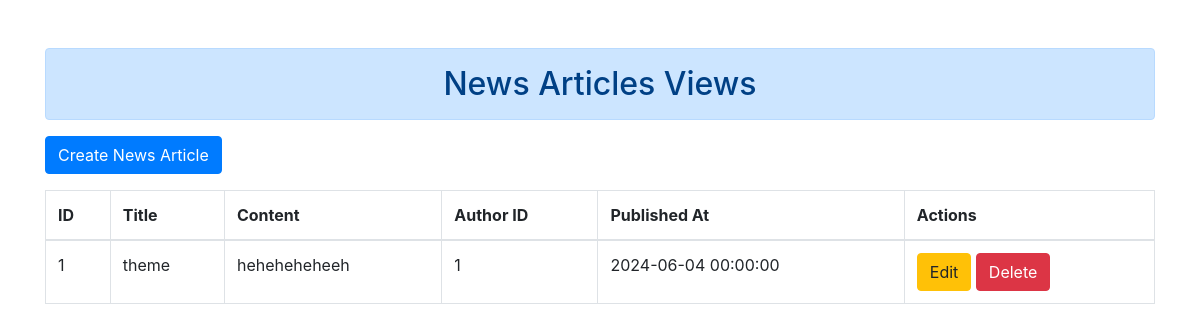
The app's page /newsArticle/dashIndex.php, older data.
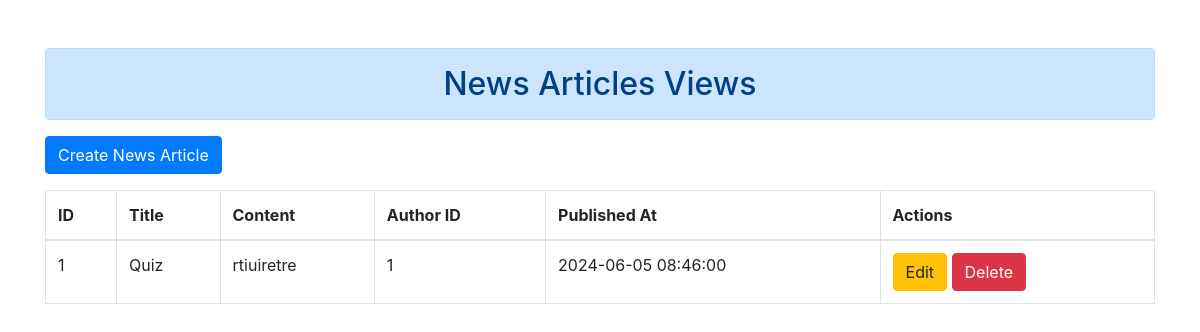
The same page, newer data.
### tables this page shows
CREATE TABLE `news` (
  `news_id` int(11) NOT NULL,
  `title` varchar(100) NOT NULL,
  `content` text DEFAULT NULL,
  `author_id` int(11) DEFAULT NULL,
  `published_at` datetime DEFAULT NULL
);

### newsArticle/dashIndex.php (the view, shortened to what this page needs)
<?php
include 'db_connection.php';
$results_per_page = 5;
if (!isset($_GET['page'])) {
    $page = 1;
} else {
    $page = $_GET['page'];
}
$start_from = ($page-1) * $results_per_page;
$sql = "SELECT * FROM news LIMIT $start_from, $results_per_page";
$result = $conn->query($sql);
?>
<!DOCTYPE html>
<html lang="en">
<head>
    <link href="https://stackpath.bootstrapcdn.com/bootstrap/4.5.2/css/bootstrap.min.css" rel="stylesheet">
</head>
<body>
    <div class="container mt-5">
        <h2 class="alert alert-primary p-3 text-center">News Articles Views</h2>
        <a href="create_news.php" class="btn btn-primary mb-3">Create News Article</a>
        <table class="table table-bordered">
            <thead>
                <tr>
                    <th>ID</th>
                    <th>Title</th>
                    <th>Content</th>
                    <th>Author ID</th>
                    <th>Published At</th>
                    <th>Actions</th>
                </tr>
            </thead>
            <tbody>
                <?php
                $i12 = $start_from + 1;
                if ($result->num_rows > 0) {
                    while($row = $result->fetch_assoc()) {
                        echo "<tr>
                            <td>$i12</td>
                            <td>{$row['title']}</td>
                            <td>{$row['content']}</td>
                            <td>{$row['author_id']}</td>
                            <td>{$row['published_at']}</td>
                            <td>
                                <a href='update_news.php?id={$row['news_id']}' class='btn btn-warning'>Edit</a>
                                <a href='delete_news.php?id={$row['news_id']}' class='btn btn-danger'>Delete</a>
                            </td>
                        </tr>";
                        $i12++;
                    }
                } else {
                    echo "<tr><td colspan='6'>No articles found</td></tr>";
                }
                ?>
            </tbody>
        </table>
    </div>
</body>
</html>

Row changes from the older to the newer data that the page shows:
removed news: title "theme", content "heheheheheeh", author "1", published_at "2024-06-04 00:00:00"
added news: title "Quiz", content "rtiuiretre", author "1", published_at "2024-06-05 08:46:00"
